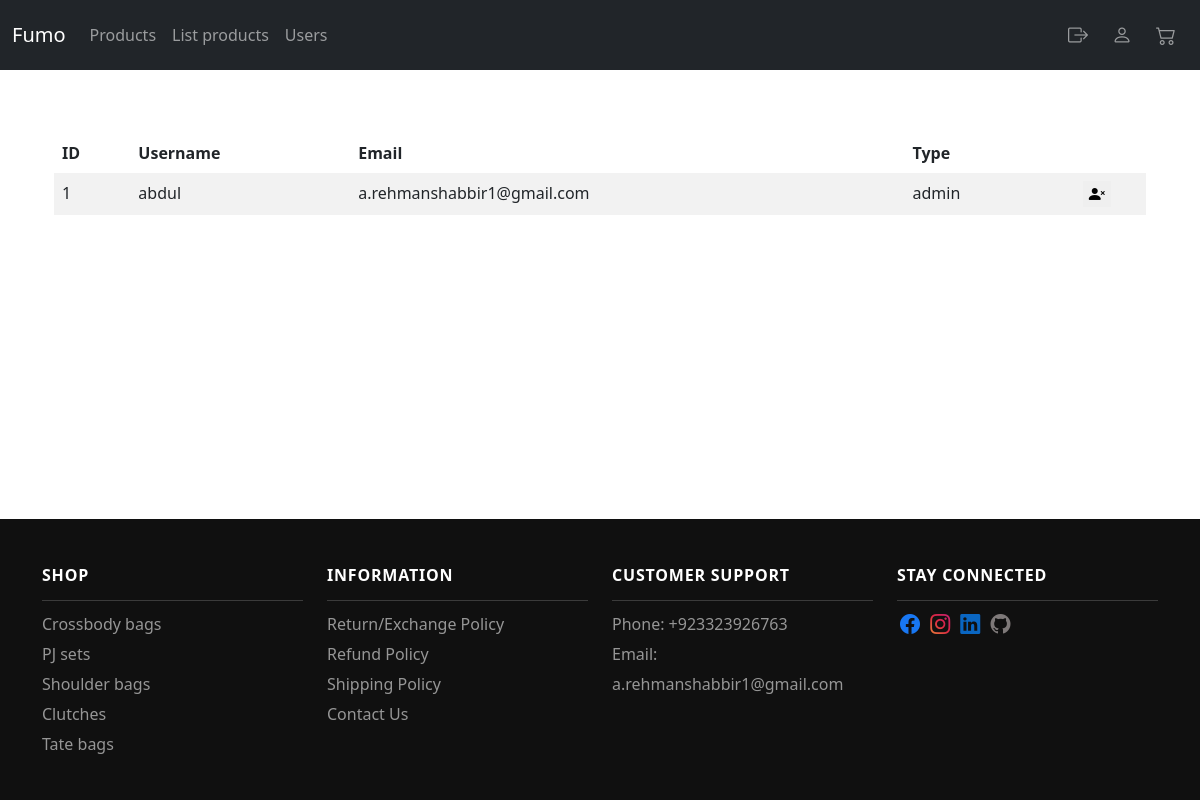
Page /users (signed in) on the earlier database version.
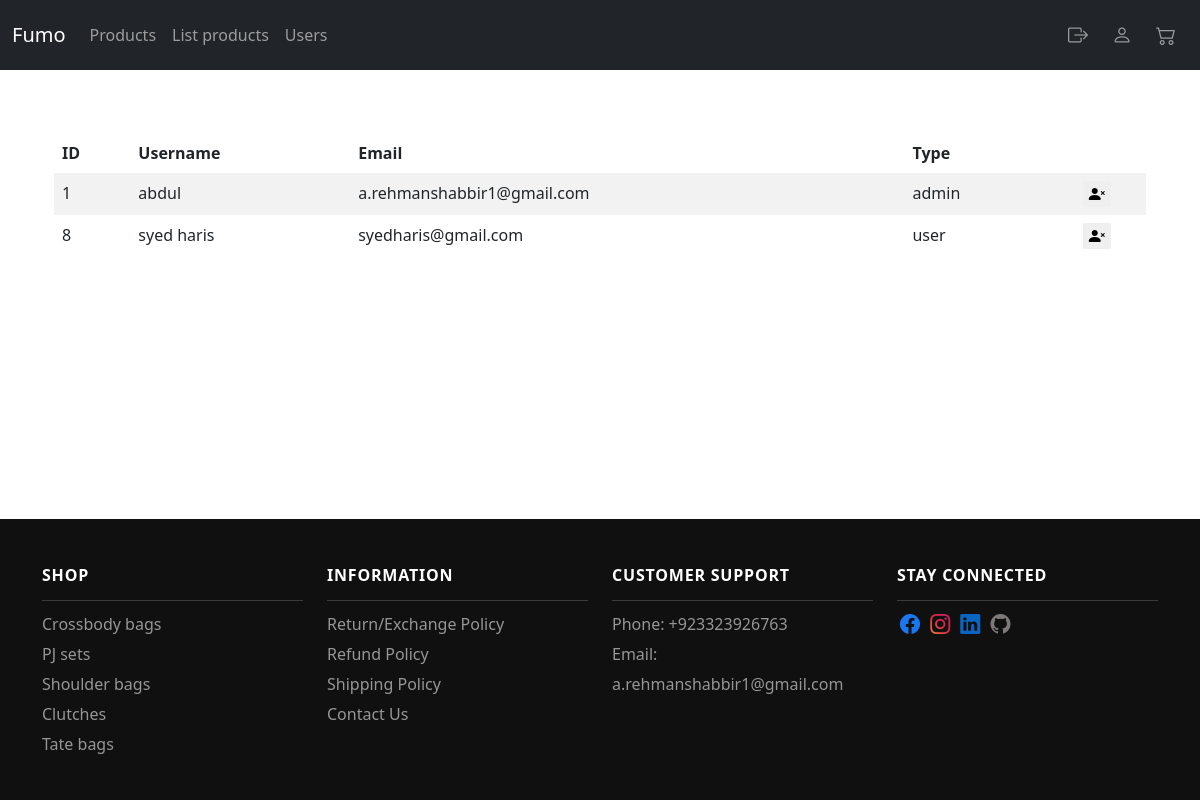
Same page on the later database version.
### tables this page shows
CREATE TABLE users (
    id INTEGER PRIMARY KEY AUTOINCREMENT,
    username TEXT UNIQUE NOT NULL,
    email TEXT UNIQUE NOT NULL,
    password TEXT NOT NULL,
    type TEXT DEFAULT "user" NOT NULL
);

### app.py (the view)
@app.route("/users", methods = ["GET", "POST"])
@admin_restricted
@login_required
def users():
    if request.method == 'GET':
        db = get_db()
        users_data = db.execute("SELECT * FROM users")
        return render_template("users.html", users_data=users_data)

### app.py (called while the page is built)
@app.after_request
def after_request(response):
    response.headers["Cache-Control"] = "no-cache, no-store, must-revalidate"
    response.headers["Expires"] = 0
    response.headers["Pragma"] = "no-cache"
    return response

### helpers.py (called while the page is built)
def get_db():
    if 'db' not in g:
        g.db = sqlite3.connect(
            current_app.config['DATABASE'],
            detect_types=sqlite3.PARSE_DECLTYPES
        )
        g.db.row_factory = sqlite3.Row
    return g.db

def login_required(f):
    @wraps(f)
    def decorated_function(*args, **kwargs):
        if session.get("user_id") is None:
            flash("Login required!")
            return redirect(url_for("login"))
        return f(*args, **kwargs)
    return decorated_function

def admin_restricted(f):
    @wraps(f)
    def decorated_function(*args, **kwargs):
        if session.get("user_type") != "admin":
            flash("Admin restricted!")
            return redirect(url_for("home"))
        return f(*args, **kwargs)
    return decorated_function

### templates/users.html (shortened to what this page needs)
{% extends "layout.html" %}
{% block main %}
<table class="table table-striped table-borderless">
    <thead>
        <tr>
            <th class="text-start">ID</th>
            <th class="text-start">Username</th>
            <th class="text-start">Email</th>
            <th class="text-start">Type</th>
        </tr>
    </thead>
    <tbody>
        {% for user in users_data %}
        <tr>
            <td class="text-start">{{ user["id"] }}</td>
            <td class="text-start">{{ user["username"] }}</td>
            <td class="text-start">{{ user["email"] }}</td>
            <td class="text-start">{{ user["type"] }}</td>
            <td>
                <form action="/delete_user" method="post">
                    <button type="submit" id="user_id">
                        <i class="bi bi-person-x-fill"></i>
                    </button>
                </form>
            </td>
        </tr>
        {% endfor %}
    </tbody>
</table>
{% endblock %}

Differences in the rows shown:
added users: id "8", username "syed haris", email "syedharis@gmail.com", type "user"
